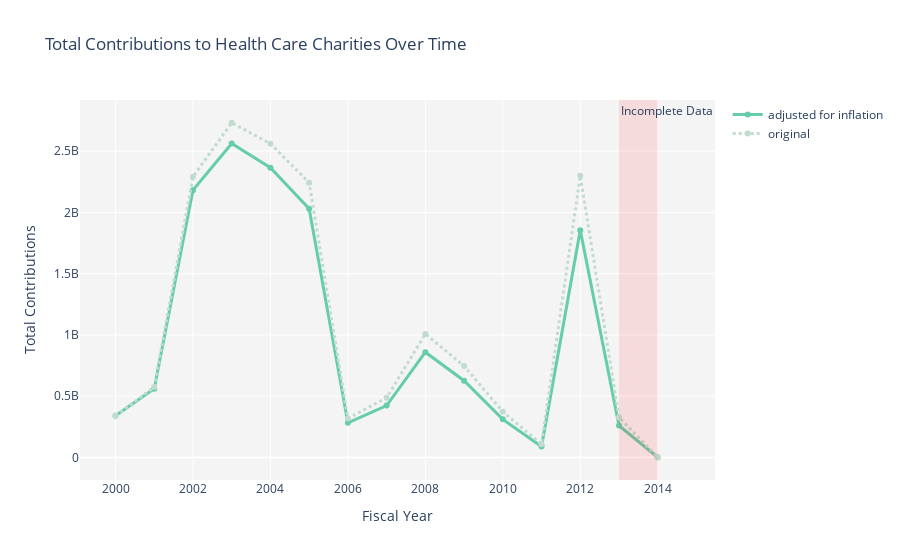

The notebook cell saved with this chart:
### Code cell
fig = go.Figure()

line1 = go.Scatter(x=total_conts_adj['FISYR'], y=total_conts_adj[CONT_COL], name='adjusted for inflation', 
                   line = dict(color = ('mediumaquamarine'), width = 3))
line2 = go.Scatter(x=total_conts['FISYR'], y=total_conts[CONT_COL], name='original', 
                   line = dict(color = ('rgba(193, 220, 207, 1)'), width = 3, dash='dot'))

fig.add_trace(line1)
fig.add_trace(line2)
fig.add_vrect(x0=max(total_conts['FISYR'].tolist()) - 1, x1=max(total_conts['FISYR'].tolist()), 
              annotation_text="Incomplete Data", annotation_position="top left",
              fillcolor="red", opacity=0.1, line_width=0)

fig.update_layout(
    title='Total Contributions to Health Care Charities Over Time',
    xaxis_title='Fiscal Year',
    yaxis_title='Total Contributions',
    plot_bgcolor='rgba(200, 200, 200, 0.2)'
) 
fig.show()

### Figure 1 — Plotly figure (JSON) as saved in the notebook; plotly's stock layout.template omitted (floating-point values rounded to 4 significant figures)
{"data": [{"line": {"color": "mediumaquamarine", "width": 3}, "name": "adjusted for inflation", "type": "scatter", "x": [2000, 2001, 2002, 2003, 2004, 2005, 2006, 2007, 2008, 2009, 2010, 2011, 2012, 2013, 2014], "y": [339831381, 560700000.0, 2182000000.0, 2562000000.0, 2365000000.0, 2029000000.0, 281900000.0, 423200000.0, 858600000.0, 625800000.0, 310400000.0, 88510000.0, 1855000000.0, 259900000.0, 1236000.0]}, {"line": {"color": "rgba(193, 220, 207, 1)", "dash": "dot", "width": 3}, "name": "original", "type": "scatter", "x": [2000, 2001, 2002, 2003, 2004, 2005, 2006, 2007, 2008, 2009, 2010, 2011, 2012, 2013, 2014], "y": [339831381, 574765773, 2290657229, 2731620801, 2561097761, 2242442022, 318318356, 487057264, 1007962562, 745947544, 372800739, 107622895, 2298505653, 326451813, 1576533]}], "layout": {"annotations": [{"showarrow": false, "text": "Incomplete Data", "x": 2013, "xanchor": "left", "xref": "x", "y": 1, "yanchor": "top", "yref": "y domain"}], "autosize": true, "plot_bgcolor": "rgba(200, 200, 200, 0.2)", "shapes": [{"fillcolor": "red", "line": {"width": 0}, "opacity": 0.1, "type": "rect", "x0": 2013, "x1": 2014, "xref": "x", "y0": 0, "y1": 1, "yref": "y domain"}], "title": {"text": "Total Contributions to Health Care Charities Over Time"}, "xaxis": {"autorange": true, "range": [1999.0, 2015.0], "title": {"text": "Fiscal Year"}, "type": "linear"}, "yaxis": {"autorange": true, "range": [-198800000.0, 2932000000.0], "title": {"text": "Total Contributions"}, "type": "linear"}}}
